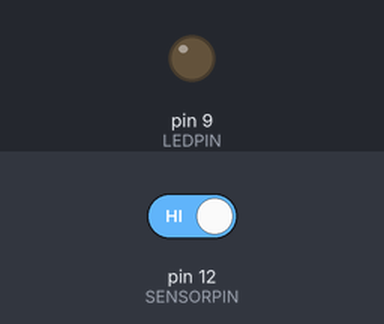
Simulated run of this sketch. Board: Arduino Uno, built with avr-gcc and run on an emulated ATmega328P. Parts: output pins drawn as LEDs (lit = HIGH). The test bench sets the inputs (shaded band); at power-on: pin 12 (SENSORPIN) HIGH.

Above: at 1.2 s.
1.3 s: pin 12 (SENSORPIN) driven LOW
At 1.8 s:
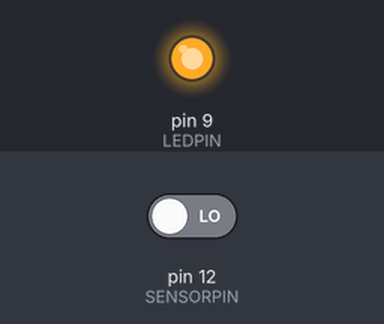
2.8 s: pin 12 (SENSORPIN) driven HIGH
At 4.1 s:
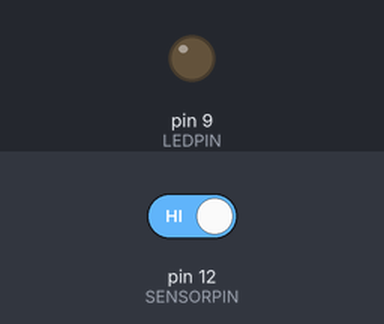
Timing chart, 0 to 5.8 s (numbered marks = the images above; inputs shaded):
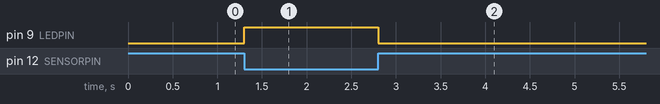

The sketch:

hall_effect_demo.ino
```cpp
/* This sketch demonstrates the use of the US1881 Hall Effect Sensor.

This device sinks output (connects to ground) and holds that state (latches) when the sensor detects the South pole
of a magnet on the side of the device with the writing.

When the North pole is detected, the sensor releases the output, allowing it to go HIGH through the pull-up resistor.

Because the US1881 uses an open-collector output, it does not provide voltage itself — the pull-up resistor is required for a HIGH signal.

Keep in mind that the behavior is backwards if you expose the opposite side of the sensor to a magnetic field.

Written by Brian Cox 11-26-25
*/
const int LEDPIN = 9;        //Set pin for LED
const int SENSORPIN = 12;    //Set pin for US1881 output
int sensorState = 1;         //Variable to record the state of the sensor

void setup() {
  pinMode(LEDPIN, OUTPUT);     //Set pin for LED as output
  pinMode(SENSORPIN, INPUT);   //Set pin for PIR sensor as input
}

void loop() {
  sensorState = digitalRead(SENSORPIN); //Read the state of the sensor pin

  if (sensorState == LOW){             //Cause the LED to glow if the sensor pin is low.  Otherwise, turn the LED off.
    digitalWrite(LEDPIN, HIGH);
  } else {
    digitalWrite(LEDPIN, LOW);
  }
}
```

Measured:
- after the input at 1.3 s, pin 9 (LEDPIN): LOW → HIGH at once
- after the input at 2.8 s, pin 9 (LEDPIN): HIGH → LOW at once
